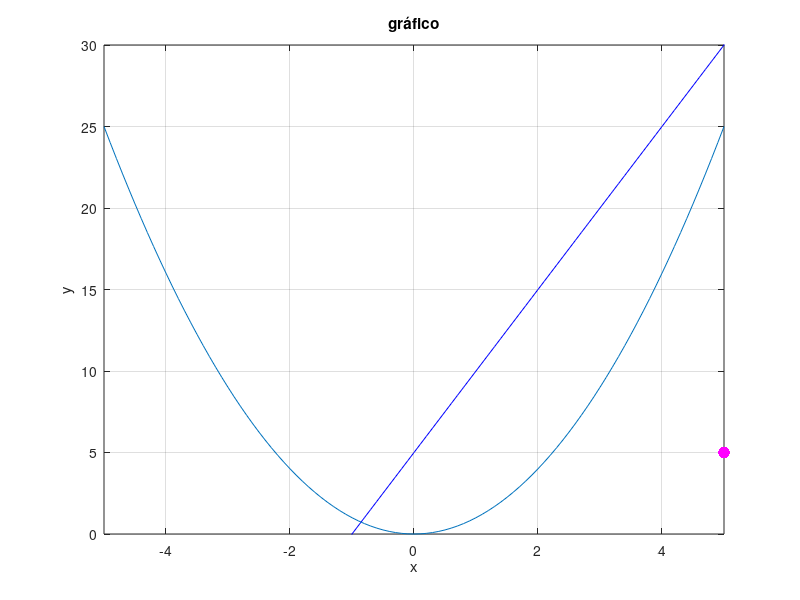

MATLAB code to generate this figure:
%% Exercícios: 
close all
clear all
clc

%% 1. Crie um programa que utiliza duas estruturas: ponto e reta.
% A estrutura ponto deve ter como campos as coordenadas do ponto.
% A estrutura reta tem como campos os coeficientes angular e linear da reta. 
% O seu programa deve requisitar do usuário as coordenadas do ponto e os 
% coeficientes da reta. Como saída, seu programa deve 
ponto = {'x', [], 'y', []};
reta = {'ang', [], 'linear', []};

ponto{2} = input('Coordenada x do ponto: ');
ponto{4} = input('Coordenada y do ponto: ')

reta{2} = input('Coeficiente angular x do ponto: ');
reta{4} = input('Coeficientes linear y do ponto: ')

x = -(2 + ponto{2}): 0.1: (2 + ponto{2});

r = reta{2}.*x + reta{4};

% a) Plotar na tela (plot) uma figura contendo o ponto e a reta. 
figure,
plot(ponto{2}, ponto{4}, '.m', 'MarkerSize', 25)
hold on
plot(x, r, 'b')
xlim([-(2 + ponto{2}) (2 + ponto{2})])
ylim([-(2 + ponto{2}) (2 + ponto{2})])
grid on

% b) Imprimir na tela (disp) distância do ponto até a origem. 
dist = sqrt(ponto{2}^2 + ponto{4}^2);
disp(['A distância do ponto até a origem é: ' num2str(dist)])

% c) Imprimir na tela (disp) se o ponto pertence à reta. 
if ponto{4} == reta{2}*ponto{2} + reta{4}
    disp('O ponto pertence a reta.')
else
    disp('O ponto não pertence a reta.')
end

%% Para testar seu programa:
% o ponto (3, 4) distância da origem de 5 unidades e pertence à reta y = 2x - 2. 

%% 2. Crie uma estrutura que contenha todas as informações necessárias para 
% construir um diagrama de um conjunto de dados. No mínimo, a estrutura 
% deve conter os seguintes campos: 

% x_data: dado referente ao eixo "x"
% y_data: dado referente ao eixo "y"
% title: título do diagrama
% x_label: rótulo do eixo "x"
% y_label: rótulo do eixo "y"
% x_range: faixa de valores exibidos no eixo "x"
% y_range: faixa de valores exibidos no eixo "y" 
dados = {'x_data', 'y_data', 'title', 'x_label',...
    'y_label', 'x_range', 'y_range'};

% Você pode adicionar outros campos que aumentem seu controle sobre o 
% diagrama final. 
% Depois de criar essa estrutura, escreva um programa no MATLAB que use a 
% estrutura para gerar um gráfico. O programa deve aplicar características 
% iniciais inteligentes se alguns campos de dados estiverem faltando. 
dados{2,1} = -5:0.1:5;
dados{2,2} = dados{2,1}.^2;
dados{2,3} = 'gráfico';
dados{2,4} = 'x';
dados{2,5} = 'y';
dados{2,6} = [-5 5];
dados{2,7} = [0 30];

plot(dados{2,1}, dados{2,2})
title(dados{2,3})
xlabel(dados{2,4})
ylabel(dados{2,5})
xlim(dados{2,6})
ylim(dados{2,7})

%% 3. Crie um arranjo de estruturas que contenha os os seguintes campos de 
% informação concernentes a pontes rodoviárias em uma cidade: 
% localização da ponte, carga máxima (toneladas), ano de construção, 
% ano agendado para a manutenção. 
pontes = {'localizacao', 'carga_max', 'ano_constr', 'ano_manut'};

% a) Insira os dados abaixo na estrutura: 
% Localização Carga máxima Ano de construção Agendamento para a manutenção
%   Smith St.           80              1928                          2011
%   Hope Ave.           90              1950                          2013
%   Clark St.           85              1933                          2012            
%   North Rd.          100           	1960                       	  2012    
pontes{2,1} = 'Smith St.';
pontes{2,2} = 80;
pontes{2,3} = 1928;
pontes{2,4} = 2011;

pontes{3,1} = 'Hope Ave.';
pontes{3,2} = 90;
pontes{3,3} = 1950;
pontes{3,4} = 2013;

pontes{4,1} = 'Clark St.';
pontes{4,2} = 85;
pontes{4,3} = 1933;
pontes{4,4} = 2012;

pontes{5,1} = 'North Rd.';
pontes{5,2} = 100;
pontes{5,3} = 1960;
pontes{5,4} = 2012;

pontes

% b) Edite o arranjo de estruturas para mudar de 2012 para 2018 o ano 
% agendado para a manutenção da ponte Clark St. 
pontes{4,4} = 2018;

% c) Adicione a seguinte ponte ao arranjo de estruturas: 
% Localização Carga máxima Ano de construção Agendamento para a manutenção
% Shore Rd. 	85 	1997 	2014 
pontes{6,1} = 'Shore Rd.';
pontes{6,2} = 85;
pontes{6,3} = 1997;
pontes{6,4} = 2014;

pontes